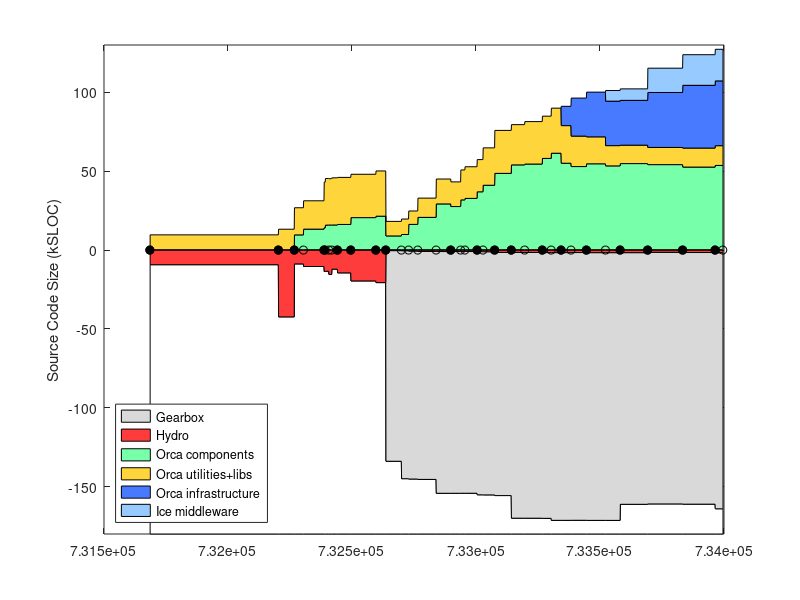

Recreate this plot in MATLAB. (Note: this script raises an error after producing the figure.)
% keep track of orca project size using sloccount
clear all

%%%%%%%%%% DATA %%%%%%%%%%%%%%%%%%%%

% include/* except: include/{Freeze IceSSL IcePatch2}
% src/{Ice Slice IceGrid icecpp IceStorm slice2cpp IceUtil IceBox IceXML}
%  Sice212 = [
%  (7842-1000) + (22093+18419+11499+10568+4392+4200+4252+567+316)
%  ];
%  Sice301 = [
%  (8164-1000) + (23018+19384+19169+10596+4479+4343+4308+622+319)
%  ];
% same as above, but now also add Java:
% src/{IceInternal Ice IceUtil IceBox}
%  Sice310 = [
%  (8810-1200) + (24275+20494+22689+10587+4569+4877+4770+667+319) + (13190+6915+1262+493)
%  ];
%  Sice311 = [
%  (8950-1275) + (24511+20505+22898+10590+4600+4884+4782+683+323) + (13266+6929+1262+504)
%  ];

% it's much easier to count the whole of Ice (we use most of it anyway)
% sloccount include/ src/
% (this does not account for .ice files in [ice]/slice/* but it's a small fraction of total)
% c_count slice/*/*.ice
Sice212 = 133523;
Sice301 = 144513;
Sice310 = 153243;
Sice311 = 154145;
Sice320 = 168475;
Sice321 = 169725;
% sloccount cpp/include/ cpp/src/
Sice330 = 159523;
Sice331 = 162357;

% indeces
iyy=1;
imm=2;
idd=3;
iver=4;
isub=5;
ibase=6;
icomp=7;
iutil=8;
iad=9;
icrp=10;

% the old way to count lines in *.ice files:
% rename them to *.cpp like this:
% $cd src/interfaces/slice/orca; for file in *; do mv $file `echo $file | sed s/.ice/.cpp/`; done
Sorca = [ ...
% YY    MM  DD  ?   SUB     BASE    COMP   UTILS   A&D  COMMON  VERSION
% 0.8.6: a single distro, divide in halves arbitrarily
2003     4  14  1   0       18930/2 18930/2  0      0   0    % 0.8.6 (last change in doc/ChangeLog
% BASE: orca-base
% COMP: sloccount orca-components/src/components
% UTIL: slocc orca-components/src/util
2004     9  13  1   0       42543   13047   0       0   0   % 0.11.0
2004    11  16  1   0       8963    17208   9441    0   0   % 0.12.0
2004    12  23  0   0       10596   17965   13094   0   0   % 0.12.1
2005     3  16  1   0       13767   28881   14005   0   0   % 0.13.0
2005     3  21  0   0       13620   29524   15665   0   0   % 0.13.1
2005     4   4  0   0       15630   29345   15727   0   0   % 0.13.2
2005     4  16  0   0       12283   29897   15724   0   0   % 0.13.3
2005     5   9  1   0       14639   29838   16056   0   0   % 0.14.0
2005     7   2  1   0       19751   27479   20395   0   0   % 0.15.0
2005    10  11  1   0       20818   28675   21303   0   0   % 1.0.0
% BASE: c_count src/interfaces/slice/orca/*.ice
% COMP: sloccount src/components
% UTIL: sloccount src/utils
2005    11  20  1   Sice212 530    9226         8781        0    0   % 2.0.0-rc1
2006     1  22  0   Sice301 596    9801         9695        0    0   % 2.0.0-rc2
% UTIL-IN-COMP: sloccount components/log* 
% COMP: sloccount components MINUS UTIL-IN-COMP
% UTIL: sloccount utils PLUS UTIL-IN-COMP
2006     2  20  0   Sice301 813    9867-1372    14734+1372  0    0  % 2.0.0-rc3
% UTIL-IN-COMP: sloccount components/orcaview* components/log*
2006     3  29  0   Sice301 1052   14625-2421   18131+2421  0    0  % 2.0.0-rc4
2006     6  11  0   Sice310 1116   19999-4215   24867+4215  0    0  % 2.0.0-rc5  
2006     8   9  1   Sice310 1116   19979-4348   23066+4348  0    0  % 2.0.0
2006     9  18  0   Sice310 1094   19317-329    31304+329   0    0  % 2.0.1
2006    10   5  0   Sice310 1094   20384-329    32255+329   0    0  % 2.0.2
2006    11  23  1   Sice311 1178   21408-1001   35768+1001  0    0  % 2.1.0
% BASE: c_count src/interfaces/slice/orca/*.ice
% COMP: sloccount src/components
% UTIL: sloccount src/utils src/libs
2006    12  17  0   Sice311 1240    23701   40914  0     0 % 2.1.1
2007     2   2  1   Sice311 1671    27238   48446  0     0 % 2.2.0
2007     4  10  1   Sice320 1671    25512   53828  0     0 % 2.3.0
2007     6   3  0   Sice320 1682    26905   54359  0     0 % 2.4.0
2007     8  13  1   Sice320 1772    26795   57918  0     0 % 2.5.0
2007     9  18  0   Sice321 1787    28573   61216  0     0 % 2.6.0
% A&D: Hydro: sloccount src
2007    10  28  1   Sice321 1787    23840   54879  12251  0     % 2.7.0
2007    12   7  0   Sice321 1750    19312   52762  24104  0     % 2.8.0
2008     2   7  1   Sice321 1811    17083   54520  28341  0     % 2.9.0
% COMMON: Gearbox: sloccount src
% YY    MM  DD  ?   SUB     BASE    COMP    UTILS  A&D   COMMON VERSION
2008     4  24  0   Sice321 1825    12851   53186  28196  6750  % 2.10.0 (G 1.0.0)
2008     6  22  1   Sice330 1819    11680   54648  28410  7277  % 2.11.0 (G 1.0.0)
2008    10  11  1   Sice330 1583    10890   53989  34849  15399 % 2.12.0 (G 8.07)
2009     3   1  1   Sice330 1734    12056   52437  39779  19402 % 2.13.0 (G 9.02)
2009     7  10  1   Sice331 1828    12513   53478  41079  20034 % 9.07 (G 9.02)
];
Vorca ={'0.8.6', '0.11.0', '0.12.0', '0.12.1', '0.13.0', '0.13.1', '0.13.2', '0.13.3', '0.14.0', '0.15.0', '1.0.0', ...
    '2.0.0-rc1', '2.0.0-rc2', '2.0.0-rc3', '2.0.0-rc4', '2.0.0-rc5', '2.0.0', '2.0.1', '2.0.2', '2.1.0', '2.1.1', ...
    '2.2.0', '2.3.0', '2.4.0', '2.5.0', '2.6.0', '2.7.0', '2.8.0', '2.9.0', '2.10.0', '2.11.0', '2.12.0', '2.13.0', ...
    '9.07' }';

% add a dummy release just for display
Sorca(end+1,:) = Sorca(end,:);
Sorca(end,imm) = Sorca(end,imm)+1;
Sorca(end,iver) = 0;
Vorca{end+1} = 'dummy';

% convert dates
Torca = datenum(Sorca(:,iyy),Sorca(:,imm),Sorca(:,idd));

% 2nd digit releases
i2 = (Sorca(:,iver)==1);
Torca2 = Torca(i2);
Vorca2 = Vorca(i2);

% for comparison, ASN
%  Sasn = 90433;

Sgenom = [
% YY    MM  DD  ? SUB   BASE    COMP    UTIL    VERSION
% SUB : cd pocolibs-2.3; sloccount include src
% BASE: cd genom-2.0; sloccount include src
% COMP: 0
% UTIL: 0 
2007    8   31  1  9786    11368   0   0       % 2.0
];

Splayer = [ 
% YY    MM  DD  ?   SUB     BASE                COMP       UTIL  VERSION
% BASE: (server-drivers)+client_libs
% COMP: drivers + utils
2002    12 04   1  0    (17331-12037)+9188      12037+2685 0    % 1.3.1
2003    7  15   1  0    (30452-24334)+12458     24334+3064 0    % 1.4-rc1
2003    12 07   1  0    (37378-30947)+13110     30947+9633 0    % 1.4-rc2
2004    5  31   1  0    (49225-42643)+13664     42643+3550 0    % 1.5
2004    11 12   1  0    (50758-43190)+13545     43190+4479 0    % 1.6
2005    1  31   0  0    (52069-44517)+13576     44517+4662 0    % 1.6.2
2005    7  28   0  0    (53348-45686)+14300     45686+5188 0    % 1.6.5
% BASE: (libplayercore-./bindings) + client_libs + (libplayertcp-./bindings)
% note: libplayerxdr is autogenerated
% COMP: server + utils
2005    10 25   0  0    (4866-0)+7560+(1391-0)  46474+5725  0   % 2.0pre7
% SUB : 0
% BASE: sloccount libplayercore client_libs libplayertcp 
%           MINUS sloccount libplayercore/bindings/ libplayertcp/bindings
% note: libplayerxdr is autogenerated
% COMP: sloccount server 
% UTIL: sloccount utils PLUS stage/src
% YY    MM  DD  ?   SUB     BASE                COMP       UTIL  VERSION
2006    2  28   1  0    63992-47749-1291        54704       0     % 2.0.0
2006    3  25   1  0    65606-48912-1291        53033       0     % 2.0.1
2006    6   9   1  0    69083-51546-1319        61421       0     % 2.0.2
2006    9  26   1  0    69388-51546-1319        64088       13606       % 2.0.3
2007    5   2   1  0    69602-51686-1359        58396       9589+13606  % 2.0.4
2007   12  13   1  0    34980-2039              74385       11417+15464 % 2.1.0rc1
2008    6  20   1  0    25068-109               85020       12150+15464 % 2.1.0
2009    2  18   1  0    26362-109               92554       12194+15464 % HEAD
];
Tplayer = datenum(Splayer(:,1),Splayer(:,2),Splayer(:,3));

Saria = [
% YY    MM  DD  ? SUB   BASE    COMP    UTIL    VERSION
% SUB : 0
% BASE: sloccount ArNetworking/include/ ArNetworking/src/
% COMP: sloccount include src
% UTIL: 0 
2007    2   20  1  0    15854   45965   0       % 2.5.1
];

Scarmen = [
% YY    MM  DD  ?   SUB     BASE    COMP                    UTIL   VERSION
% SUB : cd src; sloccount ipc
% BASE: sloccount carmenpp global java python
% COMP: sloccount src MINUS all other
% UTIL: sloccount logger logtools mapeditor param_daemon robotgui simulator 
2007    8   15  1  24965    12032   107745-24965-12032-19629  19629   % 0.6.7
];

Sorocos = [
% YY    MM  DD  ?   SUB     BASE    COMP                        UTIL   VERSION
% SUB : cd ACE_wrappers; sloccount ace PLUS sloccount TAO/tao/
% BASE: ?
% LIBS: sloccount orocos-bfl-[VERSION]-src/src PLUS sloccount kdl-[VERSION]/kdl
% COMP: sloccount orocos-rtt-[VERSION]/src PLUS cd orocos-ocl-[VERSION]; sloccount hardware motion_control
% UTIL: cd orocos-ocl-[VERSION]; sloccount taskbrowser signals deployment reporting viewer ocl 
2007    8   15  1  160300+237011   0   (7767+12865)+(48971+20068)    5104   % ace-5.5, tao-1.5, rtt-1.2.1, bfl-0.6.1, kdl-0.4, ocl-0.4.1
];

Syarp = [
% YY    MM  DD  ?   SUB  BASE     COMP       UTIL   VERSION
% SUB : 0
% BASE: sloccount libYARP_OS libYARP_OS_compat
% COMP: sloccount yarpdev libYARP_dev libYARP_math libYARP_sig libYARP_sig_compat 
% UTIL: sloccount yarp-imageviewer modules
2007    7   26  1  0     21633   23528    1613   % 2.1.6
];

% YY    MM  DD  ?   SUB  BASE     COMP       UTIL
% SUB : 0
% BASE: 0
% COMP: sloccount . (matlab files will not be counted)
% UTIL: 0
Sopenslam = [
2007    8   16  1   0    0        23719      0
];

%%%%%%%%%% PLOTTING %%%%%%%%%%%%%%%%%%%%

Smax = 180;
d0 = [Torca Torca+1]'; d0=d0(:); d0(1)=[];
d1 = Smax-Sorca(:,isub)-Sorca(:,ibase); d1 = [d1 d1]'; d1=d1(:); d1(end)=[];
d2 = Sorca(:,isub); d2 = [d2 d2]'; d2=d2(:); d2(end)=[];
d3 = Sorca(:,ibase); d3 = [d3 d3]'; d3=d3(:); d3(end)=[];
d4 = Sorca(:,icomp); d4 = [d4 d4]'; d4=d4(:); d4(end)=[];
d5 = Sorca(:,iutil); d5 = [d5 d5]'; d5=d5(:); d5(end)=[];
d6 = Sorca(:,iad); d6 = [d6 d6]'; d6=d6(:); d6(end)=[];
d7 = Sorca(:,icrp); d7 = [d7 d7]'; d7=d7(:); d7(end)=[];

figure(1), clf
ha=area( d0, [d1 d2 d3 d5 d4 d6 d7]/1e3, -Smax ); hold on
plot( Torca, 0*Torca, 'k-o' )
h2=plot( Torca2, 0*Torca2, 'ko' );
set(h2,'markerfacecolor','k')
ylabel('Source Code Size (kSLOC)')

% colors
white = 1*[1 1 1];
gray = .85*[1 1 1];
red = min(255,[255 0 0]+60)/255;
orange = min(255,[255 153 0]+60)/255;
green = min(255,[60 255 109]+60)/255;
dblue = min(255,[51 102 255]+20)/255;
lblue = min(255,[51 102 255]+100)/255;

set(ha(1),'facecolor', white);
set(ha(2),'facecolor', gray);
set(ha(3),'facecolor', red);
set(ha(4),'facecolor', green);
set(ha(5),'facecolor', orange);
set(ha(6),'facecolor', dblue);
set(ha(7),'facecolor', lblue);
ha(1)=[];
legend(fliplr(ha),'Gearbox','Hydro','Orca components','Orca utilities+libs','Orca infrastructure','Ice middleware', 'Location','SouthWest')
%  xlim(datenum([2004;2005],[7;7],[1;1]) )
ylim([-Smax 130])
ax=axis;
%  xlim( [ax(1) datenum([2006 12 31])] )
ax=axis;
% label releases
mark('x', Torca2 )
i2odd = (1:2:length(Torca2));
ht = text(Torca2(i2odd)+5,.04*ax(4)*ones(length(i2odd),1),Vorca2(i2odd));
set(ht,'fontsize',8)
i2even = (2:2:length(Torca2));
ht = text(Torca2(i2even)+5,.08*ax(4)*ones(length(i2even),1),Vorca2(i2even));
set(ht,'fontsize',8)
datetick( 'x', 12 )
hp = plot( Tplayer, -Splayer(:,ibase)/1e3, 'k--o', Tplayer, Splayer(:,icomp)/1e3, 'k--o' );
set(hp, 'color', .5*[1 1 1] )
hpt = text( Tplayer(2), -Splayer(2,ibase)/1e3-8, 'Player infrastructure');
set(hpt, 'color', .5*[1 1 1] )
hpt = text( Tplayer(2), (Splayer(2,icomp)+Splayer(2,iutil))/1e3-5, 'Player "components+utils"');
set(hpt, 'color', .5*[1 1 1] )
%mark('y', Dasn(1,1)/1e3 );
%text( datenum([2003 5 1]), Dasn(1,1)/1e3, 'ASN')
xlabel('Releases')
title('http://orca-robotics.sf.net')

ht=text(datenum(2003,7,1),-Smax+15, '*   generated using David A. Wheeler`s SLOCCount' );
set(ht,'fontsize',8)
ht=text(datenum(2003,7,1),-Smax+5, '** see data in [ORCA]/scripts/matlab/sloccount/slocs.m' );
set(ht,'fontsize',8)

xlim( [ax(1) datenum([2009 10 1])] )
